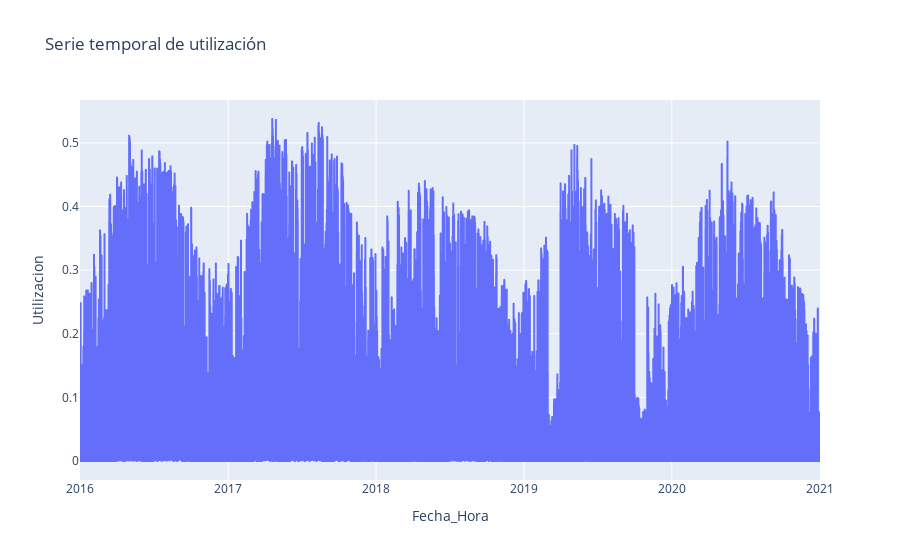

The notebook cell this image was saved under:
### Code cell
# Representar la serie temporal de irradiación (fecha y hora) con plotly
import plotly.express as px

fig = px.line(df_fecha, x='Fecha_Hora', y='Utilizacion', title='Serie temporal de utilización')
fig.show()

### Figure 1 — Plotly figure (JSON) as saved in the notebook; plotly's stock layout.template omitted (floating-point values rounded to 4 significant figures; data arrays with more than 128 entries replaced by an {"elided": "..."} marker saying what was removed)
{"data": [{"hovertemplate": "Fecha_Hora=%{x}<br>Utilizacion=%{y}<extra></extra>", "legendgroup": "", "line": {"color": "#636efa", "dash": "solid"}, "marker": {"symbol": "circle"}, "mode": "lines", "name": "", "showlegend": false, "type": "scattergl", "x": {"elided": "14616 str values"}, "xaxis": "x", "y": {"elided": "14616 float values"}, "yaxis": "y"}], "layout": {"legend": {"tracegroupgap": 0}, "title": {"text": "Serie temporal de utilización"}, "xaxis": {"anchor": "y", "domain": [0, 1], "title": {"text": "Fecha_Hora"}}, "yaxis": {"anchor": "x", "domain": [0, 1], "title": {"text": "Utilizacion"}}}}
